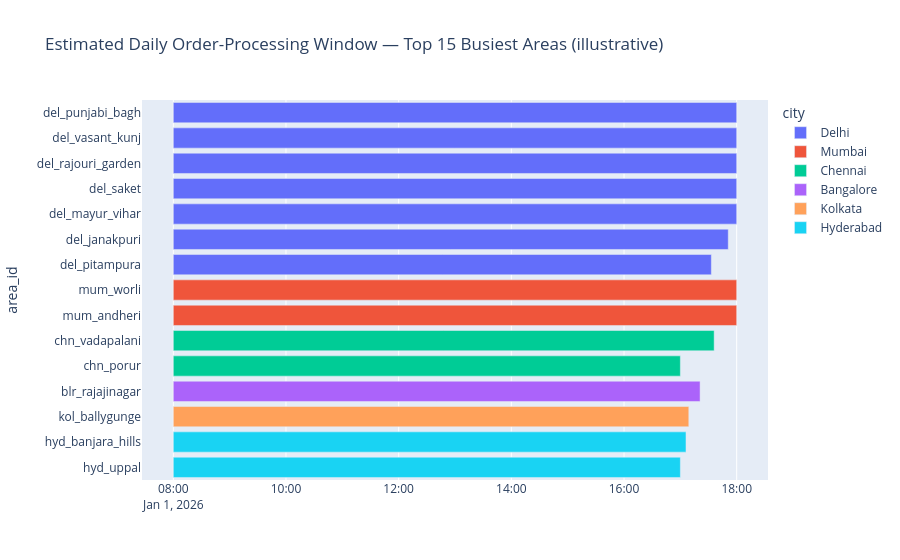

Source (notebook cell):
### Markdown cell above
### 3.6 Gantt-Style Chart — Estimated daily order-processing window (top 15 busiest areas)
Plotly's Gantt/timeline chart needs a start and end time. This dataset doesn't track real task
schedules, so we derive an **illustrative** processing window per area: assume each area's hub
starts at 08:00 and the window length scales with `avg_daily_demand_orders` (more orders = longer
processing window needed). This is a simulated schedule for visualization, not real logged data.

### Code cell
import datetime as dt

top15 = df.sort_values("avg_daily_demand_orders", ascending=False).head(15).copy()

base_start = dt.datetime(2026, 1, 1, 8, 0)
top15["start"] = base_start
# scale window length: 1 order ~ 3 minutes of processing, capped for readability
top15["duration_hr"] = (top15["avg_daily_demand_orders"] * 3 / 60).clip(upper=10)
top15["end"] = top15["start"] + pd.to_timedelta(top15["duration_hr"], unit="h")

fig = px.timeline(
    top15, x_start="start", x_end="end", y="area_id", color="city",
    title="Estimated Daily Order-Processing Window — Top 15 Busiest Areas (illustrative)"
)
fig.update_yaxes(autorange="reversed")
fig.show()

### Figure 1 — Plotly figure (JSON) as saved in the notebook; plotly's stock layout.template omitted (floating-point values rounded to 4 significant figures)
{"data": [{"base": ["2026-01-01T08:00:00.000000", "2026-01-01T08:00:00.000000", "2026-01-01T08:00:00.000000", "2026-01-01T08:00:00.000000", "2026-01-01T08:00:00.000000", "2026-01-01T08:00:00.000000", "2026-01-01T08:00:00.000000"], "hovertemplate": "city=Delhi<br>start=%{base}<br>end=%{x}<br>area_id=%{y}<extra></extra>", "legendgroup": "Delhi", "marker": {"color": "#636efa", "pattern": {"shape": ""}}, "name": "Delhi", "orientation": "h", "showlegend": true, "textposition": "auto", "type": "bar", "x": [36000000, 36000000, 36000000, 36000000, 36000000, 35460000, 34380000], "xaxis": "x", "y": ["del_punjabi_bagh", "del_vasant_kunj", "del_rajouri_garden", "del_saket", "del_mayur_vihar", "del_janakpuri", "del_pitampura"], "yaxis": "y"}, {"base": ["2026-01-01T08:00:00.000000", "2026-01-01T08:00:00.000000"], "hovertemplate": "city=Mumbai<br>start=%{base}<br>end=%{x}<br>area_id=%{y}<extra></extra>", "legendgroup": "Mumbai", "marker": {"color": "#EF553B", "pattern": {"shape": ""}}, "name": "Mumbai", "orientation": "h", "showlegend": true, "textposition": "auto", "type": "bar", "x": [36000000, 36000000], "xaxis": "x", "y": ["mum_worli", "mum_andheri"], "yaxis": "y"}, {"base": ["2026-01-01T08:00:00.000000", "2026-01-01T08:00:00.000000"], "hovertemplate": "city=Chennai<br>start=%{base}<br>end=%{x}<br>area_id=%{y}<extra></extra>", "legendgroup": "Chennai", "marker": {"color": "#00cc96", "pattern": {"shape": ""}}, "name": "Chennai", "orientation": "h", "showlegend": true, "textposition": "auto", "type": "bar", "x": [34560000, 32400000], "xaxis": "x", "y": ["chn_vadapalani", "chn_porur"], "yaxis": "y"}, {"base": ["2026-01-01T08:00:00.000000"], "hovertemplate": "city=Bangalore<br>start=%{base}<br>end=%{x}<br>area_id=%{y}<extra></extra>", "legendgroup": "Bangalore", "marker": {"color": "#ab63fa", "pattern": {"shape": ""}}, "name": "Bangalore", "orientation": "h", "showlegend": true, "textposition": "auto", "type": "bar", "x": [33660000], "xaxis": "x", "y": ["blr_rajajinagar"], "yaxis": "y"}, {"base": ["2026-01-01T08:00:00.000000"], "hovertemplate": "city=Kolkata<br>start=%{base}<br>end=%{x}<br>area_id=%{y}<extra></extra>", "legendgroup": "Kolkata", "marker": {"color": "#FFA15A", "pattern": {"shape": ""}}, "name": "Kolkata", "orientation": "h", "showlegend": true, "textposition": "auto", "type": "bar", "x": [32940000], "xaxis": "x", "y": ["kol_ballygunge"], "yaxis": "y"}, {"base": ["2026-01-01T08:00:00.000000", "2026-01-01T08:00:00.000000"], "hovertemplate": "city=Hyderabad<br>start=%{base}<br>end=%{x}<br>area_id=%{y}<extra></extra>", "legendgroup": "Hyderabad", "marker": {"color": "#19d3f3", "pattern": {"shape": ""}}, "name": "Hyderabad", "orientation": "h", "showlegend": true, "textposition": "auto", "type": "bar", "x": [32760000, 32400000], "xaxis": "x", "y": ["hyd_banjara_hills", "hyd_uppal"], "yaxis": "y"}], "layout": {"barmode": "overlay", "legend": {"title": {"text": "city"}, "tracegroupgap": 0}, "title": {"text": "Estimated Daily Order-Processing Window — Top 15 Busiest Areas (illustrative)"}, "xaxis": {"anchor": "y", "domain": [0, 1], "type": "date"}, "yaxis": {"anchor": "x", "autorange": "reversed", "domain": [0, 1], "title": {"text": "area_id"}}}}
